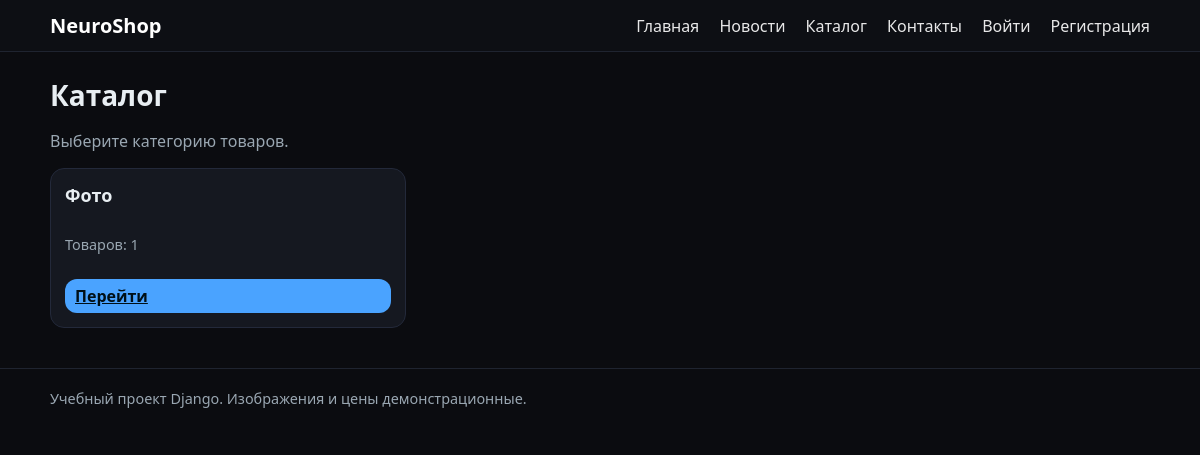
The app's page /catalog/, older data.
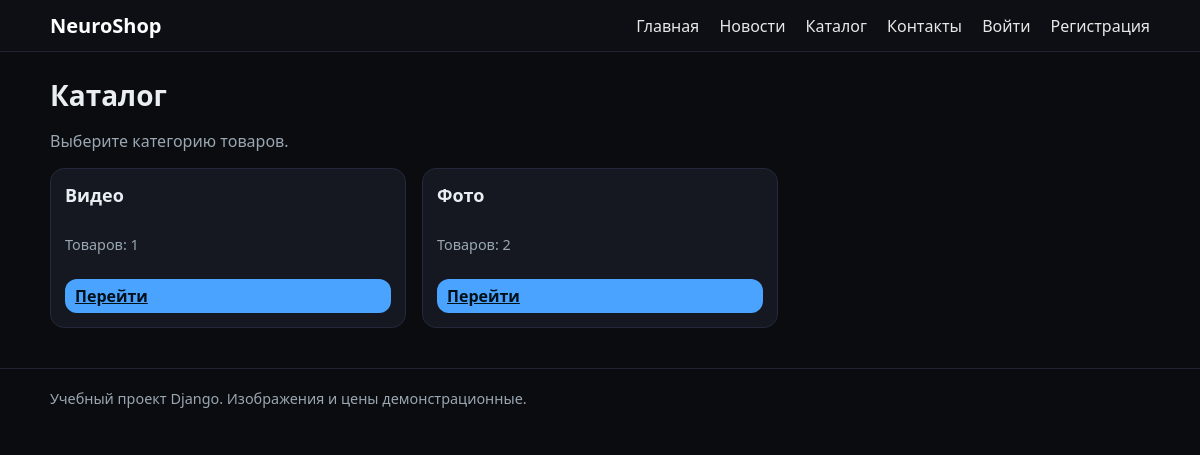
The same page, newer data.
### store/models.py (models this page shows, shortened)
class Category(models.Model):
    name = models.CharField("Название категории", max_length=200)
    slug = models.SlugField("Слаг", unique=True)
    class Meta:
        ordering = ["name"]
        verbose_name = "Категория"
        verbose_name_plural = "Категории"

### store/views.py (the view)
# urls.py: path("catalog/", views.category_list, name="category_list"),
def category_list(request):
    categories = Category.objects.all()
    return render(request, "store/category_list.html", {"categories": categories})

### store/cart.py (called while the page is built)
    def total_qty(self):
        if not self.cart_obj:
            return 0
        return sum(item.qty for item in self.cart_obj.items.all())

    def total_price(self):
        if not self.cart_obj:
            return Decimal("0.00")
        return sum(item.subtotal for item in self.cart_obj.items.all())

### store/context_processors.py (called while the page is built)
def cart_summary(request):
    cart = Cart(request)
    return {
        "cart_total_qty": cart.total_qty(),
        "cart_total_price": cart.total_price(),
    }

### templates/store/category_list.html (shortened to what this page needs)
{% extends "base.html" %}
{% block content %}
<h1>Каталог</h1>
<p class="muted">Выберите категорию товаров.</p>
{% if categories %}
  <div class="grid-3">
    {% for c in categories %}
      <div class="card">
        <div class="card-body">
          <h3 class="card-title">{{ c.name }}</h3>
          <p class="small muted">Товаров: {{ c.products.count }}</p>
          <a class="btn btn-sm" href="{% url 'store:category_detail' c.slug %}">Перейти</a>
        </div>
      </div>
    {% endfor %}
  </div>
{% else %}
  <p>Категории пока не созданы. Добавьте их через админ-панель.</p>
{% endif %}
{% endblock %}

Row changes from the older to the newer data that the page shows:
added Category: name "Видео", products.count "1"
computed for Category "Фото": products.count "1" → "2"
